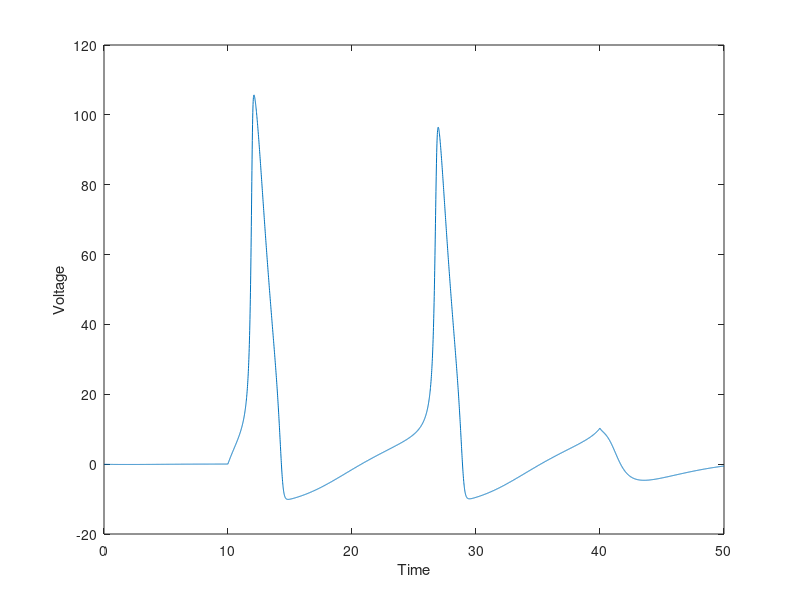

MATLAB code to generate this figure:
%% Integration of Hodgkin-Huxley equations w/ Euler method
    clear; clf; 
   
    %% Setting parameters
    % Maximal conductances (in units of mS/cm^2) ; 1=k, 2=Na, 3=R
    g(1)=36; g(2)=120; g(3)=0.3; 
    % reversal potential / "Battery voltage" (in mV); 1=n, 2=m, 3=h
    E(1)=-12; E(2)=115; E(3)=10.613; 

    %% note: when we refer to (1), (2), and (3), whether we are
    % referring to k/Na/R or n/m/h is determined by what unit we are
    % using (mS/cm^2 versus mV)
    %%
    %Initialization of some variables
    I_ext=0; V=-10; x=zeros(1,3); x(3)=1; t_rec=0;
    % I is current: we set external current to 0 (no incoming ions)
    % membrane potential (V) is -10
    
    %Time step for integration
       dt=0.01; % mS
       
    %% Integration with Euler method
    for t= -30:dt:50    %simulate from  t=-30ms to t=50ms in steps of dt
  
        if t==10; I_ext=10; end % turns external current on at t=10
        if t==40; I_ext=0; end % turns external current off at t=40
        
    % alpha functions used by H-H
    Alpha(1)=(10-V)/(100*(exp((10-V)/10)-1));
    %% can we say e.g. Alpha(1) is Alpha(n), because V is a unit of mV? 
    %%
    Alpha(2)=(25-V)/(10*(exp((25-V)/10)-1));
    % Alpha(2) is Alpha(m)?
    Alpha(3)=0.07*exp(-V/20); 
    % Alpha(3) is Alpha(h)?
    
    % beta functions used by H-H
    Beta(1)=0.125*exp(-V/80);
    % as with alpha, can we say Beta(1) is Beta(n)?
    Beta(2)=4*exp(-V/18);
    Beta(3)=1/(exp((30-V)/10)+1);
    
    % tau_x and x_0 (x=1,2,3) are defined with alpha and beta
        tau=1./(Alpha+Beta); 
        x_0=Alpha.*tau;
              %%
        % leaky integration with Euler method
        x=(1-dt./ tau) .* x+dt ./ tau .* x_0;    %DL: element-wise multiplication/division should be ".*" and "./"
        
        % calculate actual conductances g with given n, m, h
        gnmh(1)=g(1)*x(1)^4;
        gnmh(2)=g(2)*x(2)^3*x(3);
        gnmh(3)=g(3);
        
        % Ohm's Law
            I=gnmh .* (V-E);        %DL: element-wise multiplication/division should be ".*" and "./"
            % gnmh, V-E are both 1x3 vectors
       % update voltage of membrane
       V=V+dt*(I_ext-sum(I));
       % record some variables for plotting after equilibration 
            if t>=0;
                t_rec=t_rec+1;
                x_plot(t_rec)=t;
                y_plot(t_rec)=V;
                
            end
            
    end %time loop
    
    %% Plotting results
        plot(x_plot,y_plot); xlabel('Time'); ylabel('Voltage');
        
    